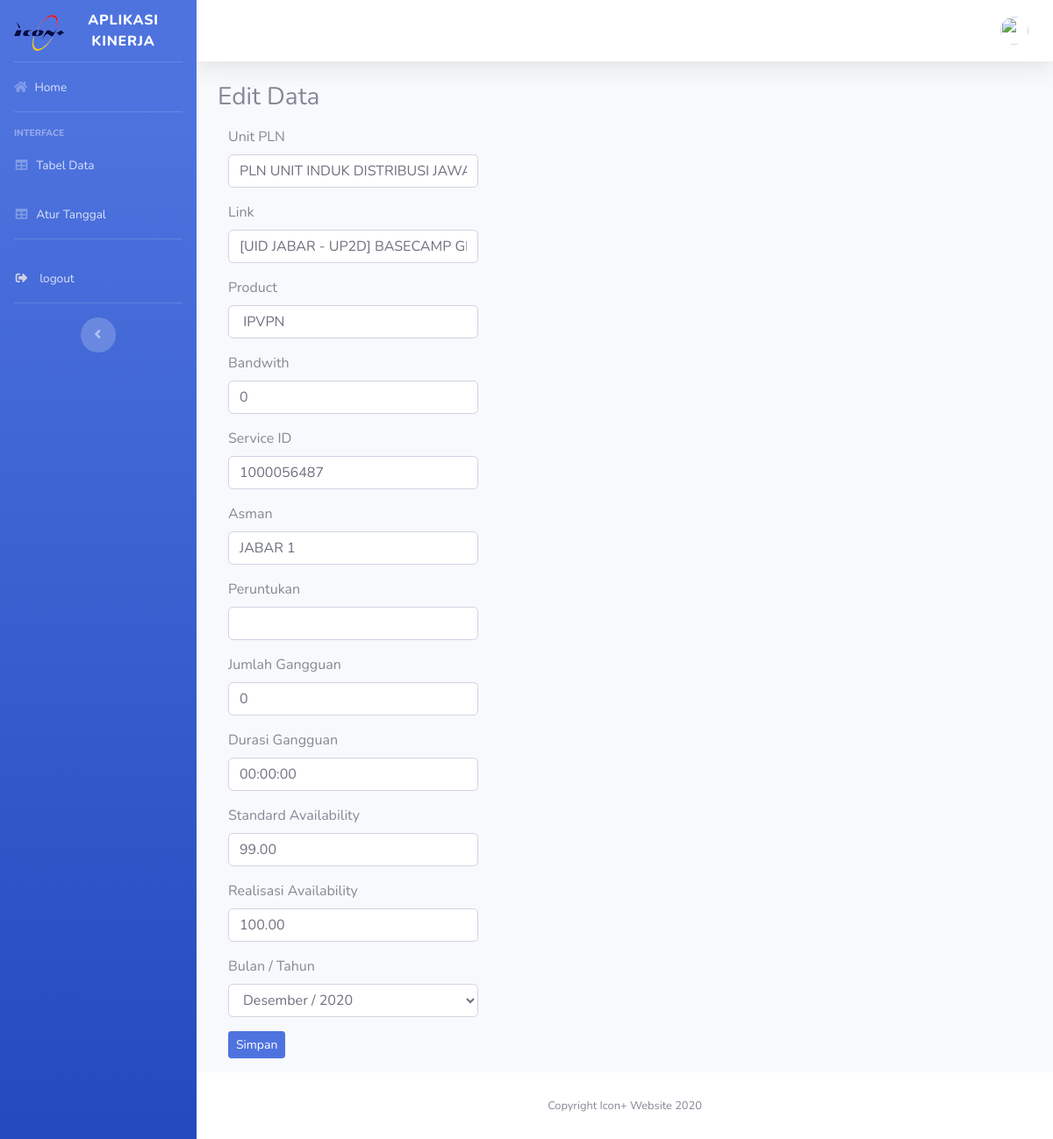
The page /tabel/edit/8 on the database as committed earlier.
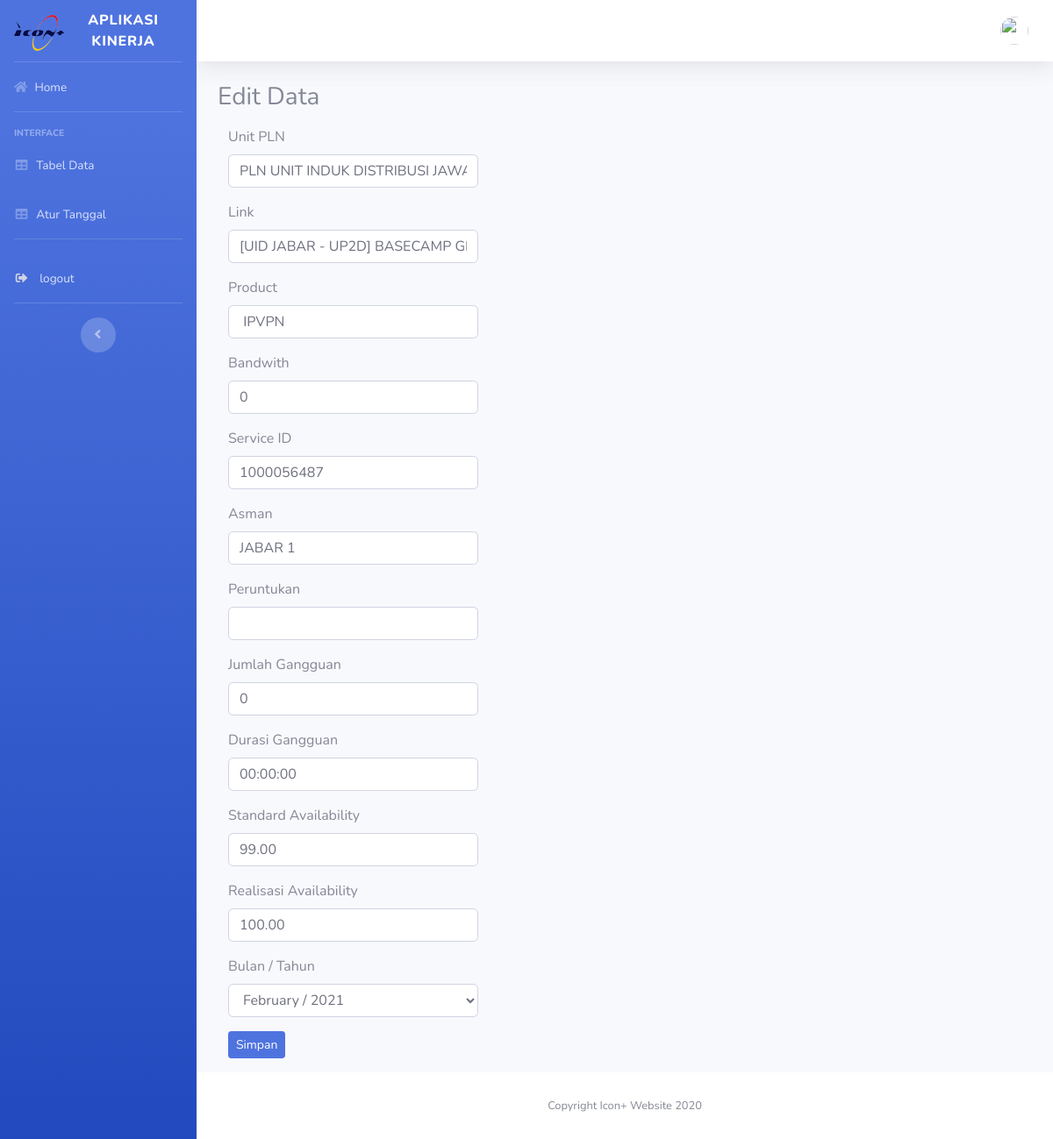
The same page on the database as committed later.
### tables this page shows
CREATE TABLE `perfonmasi_jaringan` (
  `id_data` int(11) NOT NULL,
  `u_pln` varchar(100) NOT NULL,
  `link` varchar(100) NOT NULL,
  `product` varchar(100) NOT NULL,
  `bandwith` int(11) NOT NULL,
  `service_id` int(11) NOT NULL,
  `asman` varchar(50) NOT NULL,
  `peru` varchar(50) NOT NULL,
  `jml` int(11) NOT NULL,
  `dur` time NOT NULL,
  `stan` decimal(11,2) NOT NULL,
  `rele` decimal(11,2) NOT NULL,
  `id_tanggal` int(11) NOT NULL
);

CREATE TABLE `tanggal` (
  `id_tanggal` int(11) NOT NULL,
  `dates` varchar(256) NOT NULL
);

### application/controllers/tabel.php (called while the page is built, shortened)
<?php
class Tabel extends CI_Controller
{
      public function edit($id)
    {
        $where = array('id_data' =>$id);
        $data['data'] = $this->db->get_where('perfonmasi_jaringan',$where)->result();
        $data['tanggal'] = $this->db->get('tanggal')->result();
        $data['title'] = 'Edit Data';
        $data['user'] = $this->db->get_where('usr',['email' =>
        $this->session->userdata('email')]) -> row_array();
        $this->load->view('temp/header',$data);
        $this->load->view('temp/side',$data);
        $this->load->view('temp/top',$data);
        $this->load->view('Menu/editdata',$data);
        $this->load->view('temp/footer',$data);
    }
}

### index.php (called while the page is built, shortened)
<?php
require_once BASEPATH.'core/CodeIgniter.php';

### application/views/Menu/editdata.php (the view, shortened to what this page needs)
<div class="container-fluid">
	<h3>Edit Data</h3>
	<?php foreach ($data as $k) :?>
		<form method="post" action="<?= base_url().'tabel/update' ?>" class="col-4">
			<div class="form-group">
				<label>Unit PLN</label>
				<input type="text" name="u_pln" class="form-control" value="<?=  $k->u_pln;?>">
			</div>
			<div class="form-group">
				<label>Link</label>
				<input type="text" name="link" class="form-control" value="<?=  $k->link;?>">
			</div>
			<div class="form-group">
				<label>Product</label>
				<input type="text" name="product" class="form-control" value="<?=  $k->product;?>">
			</div>
			<div class="form-group">
				<label>Bandwith</label>
				<input type="text" name="bandwith" class="form-control" value="<?=  $k->bandwith;?>">
			</div>
			<div class="form-group">
				<label>Service ID</label>
				<input type="text" name="service_id" class="form-control" value="<?=  $k->service_id;?>">
			</div>
			<div class="form-group">
				<label>Asman</label>
				<input type="text" name="asman" class="form-control" value="<?=  $k->asman;?>">
			</div>
			<div class="form-group">
				<label>Peruntukan</label>
				<input type="text" name="peru" class="form-control" value="<?=  $k->peru;?>">
			</div>
			<div class="form-group">
				<label>Jumlah Gangguan</label>
				<input type="text" name="jml" class="form-control" value="<?=  $k->jml;?>">
			</div>
			<div class="form-group">
				<label>Durasi Gangguan</label>
				<input type="text" name="dur" class="form-control" value="<?=  $k->dur;?>">
			</div>
			<div class="form-group">
				<label>Standard Availability</label>
				<input type="text" name="stan" class="form-control" value="<?=  $k->stan;?>">
			</div>
			<div class="form-group">
				<label>Realisasi Availability</label>
				<input type="text" name="rele" class="form-control" value="<?=  $k->rele;?>">
			</div>
			<label>Bulan / Tahun</label>
			<select name="id_tanggal" class="form-control mb-3">
				<?php foreach ($tanggal as $tgl) { ?>
					<option <?php if($tgl->id_tanggal == "$k->id_tanggal"){ echo 'selected="selected"'; } ?> value="<?php echo $tgl->id_tanggal ?>"><?php echo $tgl->dates?> </option>
				<?php } ?>
			</select>
			<button type="submit" class="btn btn-primary btn-sm mb-3"> Simpan </button>
		</form>
	<?php endforeach; ?>
</div>

Rows that differ between the two databases and show on the page:
changed perfonmasi_jaringan "PLN UNIT INDUK DISTRIBUSI JAWA BARAT": id_tanggal "Desember / 2020" → "February / 2021"
